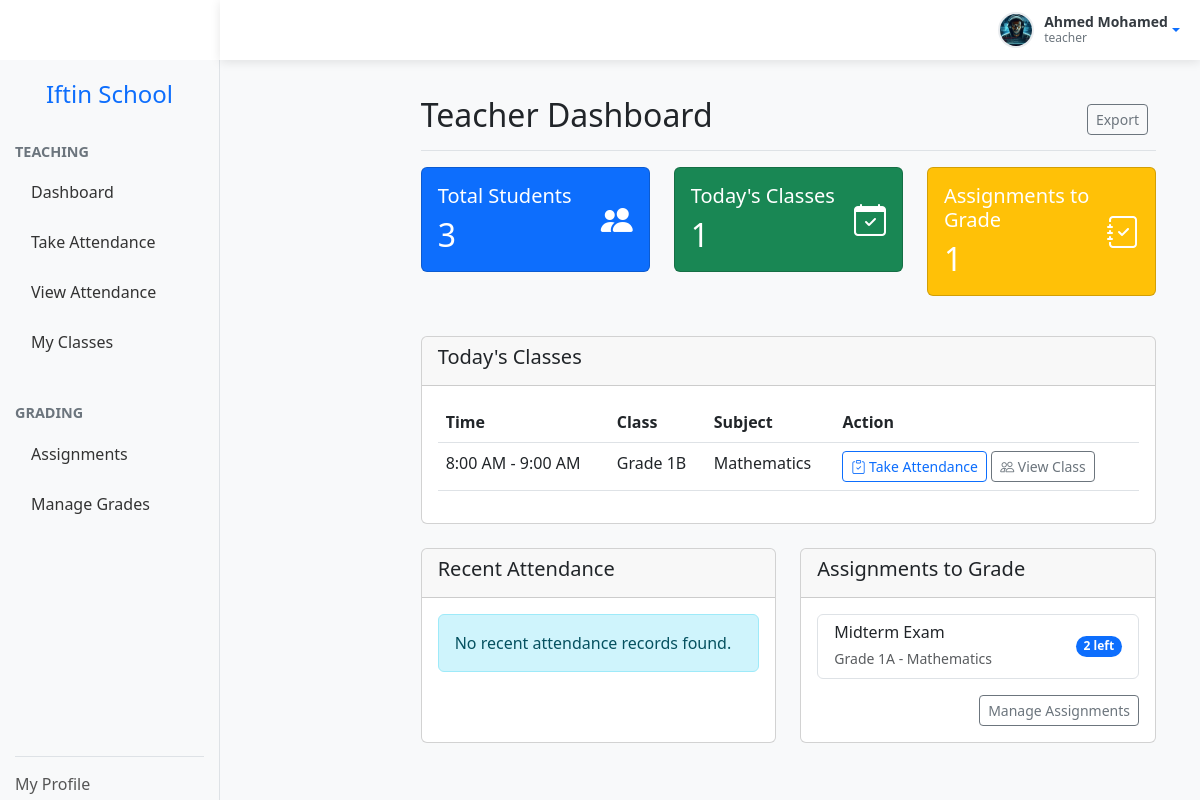
The page /teacher/dashboard.php (signed in) on the database its author committed.
### tables this page shows
CREATE TABLE class_subjects (
  id INT AUTO_INCREMENT PRIMARY KEY,
  class_id INT NOT NULL,
  subject_id INT NOT NULL,
  teacher_id INT NOT NULL,
  schedule_day ENUM('monday', 'tuesday', 'wednesday', 'thursday', 'friday', 'saturday', 'sunday'),
  start_time TIME,
  end_time TIME,
  FOREIGN KEY (class_id) REFERENCES classes(class_id) ON DELETE CASCADE,
  FOREIGN KEY (subject_id) REFERENCES subjects(subject_id) ON DELETE CASCADE,
  FOREIGN KEY (teacher_id) REFERENCES teachers(teacher_id),
  UNIQUE KEY (class_id, subject_id),
  INDEX idx_teacher (teacher_id),
  INDEX idx_schedule (schedule_day, start_time, end_time)
);

CREATE TABLE classes (
  class_id INT AUTO_INCREMENT PRIMARY KEY,
  class_name VARCHAR(50) NOT NULL,
  academic_year_id INT NOT NULL,
  class_teacher_id INT,
  capacity INT,
  room_number VARCHAR(20),
  FOREIGN KEY (academic_year_id) REFERENCES academic_years(year_id),
  FOREIGN KEY (class_teacher_id) REFERENCES teachers(teacher_id),
  UNIQUE KEY (class_name, academic_year_id),
  INDEX idx_teacher (class_teacher_id)
);

CREATE TABLE subjects (
  subject_id INT AUTO_INCREMENT PRIMARY KEY,
  subject_name VARCHAR(50) NOT NULL,
  subject_code VARCHAR(20) UNIQUE NOT NULL,
  description TEXT,
  is_core BOOLEAN DEFAULT FALSE,
  INDEX idx_code (subject_code)
);

CREATE TABLE assignments (
  assignment_id INT AUTO_INCREMENT PRIMARY KEY,
  class_subject_id INT NOT NULL,
  title VARCHAR(100) NOT NULL,
  description TEXT,
  assignment_type ENUM('homework', 'quiz', 'test', 'project', 'exam') NOT NULL,
  due_date DATE NOT NULL,
  max_score DECIMAL(5,2) NOT NULL,
  weight DECIMAL(5,2) NOT NULL,
  created_at TIMESTAMP DEFAULT CURRENT_TIMESTAMP,
  FOREIGN KEY (class_subject_id) REFERENCES class_subjects(id) ON DELETE CASCADE,
  INDEX idx_due_date (due_date),
  INDEX idx_type (assignment_type)
);

### config/session.php (called while the page is built, shortened)
<?php
class SessionManager {
    public function get($key) {
        return $_SESSION[$key] ?? null;
    }
}
$session = new SessionManager();

### teacher/dashboard.php (the view, shortened to what this page needs)
<?php
require_once __DIR__ . '/../config/session.php';
require_once __DIR__ . '/../config/database.php';
$stmt = $db->prepare("
    SELECT teacher_id FROM teachers WHERE user_id = ?
");
if ($stmt && $stmt->execute([$session->get('user_id')])) {
    $teacherId = $stmt->fetchColumn();
} else {
    die('Error fetching teacher details: ' . implode(' ', $db->errorInfo()));
}
$todaysClassesStmt = $db->prepare("
    SELECT c.class_id, c.class_name, cs.schedule_day, cs.start_time, cs.end_time, s.subject_name
    FROM class_subjects cs
    JOIN classes c ON cs.class_id = c.class_id
    JOIN subjects s ON cs.subject_id = s.subject_id
    WHERE cs.teacher_id = ?
    AND cs.schedule_day = ?
    ORDER BY cs.start_time
");
$todaysClassesStmt->execute([$teacherId, strtolower(date('l'))]);
$todaysClasses = $todaysClassesStmt->fetchAll();
$assignmentsToGradeStmt = $db->prepare("
    SELECT a.assignment_id, a.title, a.due_date, c.class_name, s.subject_name,
           COUNT(g.grade_id) as graded_count,
           COUNT(e.enrollment_id) as total_students
    FROM assignments a
    JOIN class_subjects cs ON a.class_subject_id = cs.id
    JOIN classes c ON cs.class_id = c.class_id
    JOIN subjects s ON cs.subject_id = s.subject_id
    JOIN enrollments e ON c.class_id = e.class_id
    LEFT JOIN grades g ON a.assignment_id = g.assignment_id AND g.student_id = e.student_id
    WHERE cs.teacher_id = ?
    AND a.due_date <= CURDATE()
    GROUP BY a.assignment_id
    HAVING graded_count < total_students
    ORDER BY a.due_date
    LIMIT 5
");
if ($assignmentsToGradeStmt && $assignmentsToGradeStmt->execute([$teacherId])) {
    $assignmentsToGrade = $assignmentsToGradeStmt->fetchAll();
} else {
    $assignmentsToGrade = [];
    error_log('Error fetching assignments to grade: ' . implode(' ', $db->errorInfo()));
}
$today = date('Y-m-d');
$recentAttendanceStmt = $db->prepare("
    SELECT a.date, c.class_name,
           COUNT(CASE WHEN a.status = 'present' THEN 1 END) as present,
           COUNT(CASE WHEN a.status = 'absent' THEN 1 END) as absent,
           COUNT(CASE WHEN a.status = 'late' THEN 1 END) as late
    FROM attendance a
    JOIN classes c ON a.class_id = c.class_id
    JOIN class_subjects cs ON a.class_id = cs.class_id AND a.date = ?
    WHERE cs.teacher_id = ?
    GROUP BY a.date, c.class_name
    ORDER BY a.date DESC
    LIMIT 3
");
if ($recentAttendanceStmt && $recentAttendanceStmt->execute([$today, $teacherId])) {
    $recentAttendance = $recentAttendanceStmt->fetchAll();
} else {
    $recentAttendance = [];
    error_log('Error fetching recent attendance: ' . implode(' ', $db->errorInfo()));
}
$totalStudentsStmt = $db->prepare("
    SELECT COUNT(DISTINCT e.student_id)
    FROM class_subjects cs
    JOIN enrollments e ON cs.class_id = e.class_id
    WHERE cs.teacher_id = ?
");
$totalStudents = 0;
if ($totalStudentsStmt && $totalStudentsStmt->execute([$teacherId])) {
    $totalStudents = $totalStudentsStmt->fetchColumn();
} else {
    error_log('Error fetching total students: ' . implode(' ', $db->errorInfo()));
}
?>
<!DOCTYPE html>
<html lang="en">
<head>
    <link href="https://cdn.jsdelivr.net/npm/bootstrap@5.3.0/dist/css/bootstrap.min.css" rel="stylesheet">
    <link href="https://cdn.jsdelivr.net/npm/bootstrap-icons@1.10.0/font/bootstrap-icons.css" rel="stylesheet">
    <link href="https://cdn.jsdelivr.net/npm/chart.js@3.7.1/dist/chart.min.css" rel="stylesheet">
    <link href="../../assets/css/sidebar.css" rel="stylesheet">
</head>
<body>
    <?php include 'navbar.php'; ?>
    <?php include 'sidebar.php'; ?>
    <div class="main-content-teacher">
        <div class="container-fluid">
            <div class="row">
                <main class="col-md-9 ms-sm-auto col-lg-10 px-md-4">
                    <div
                        class="d-flex justify-content-between flex-wrap flex-md-nowrap align-items-center pt-3 pb-2 mb-3 border-bottom">
                        <h1 class="h2">Teacher Dashboard</h1>
                        <div class="btn-toolbar mb-2 mb-md-0">
                            <div class="btn-group me-2">
                                <button type="button" class="btn btn-sm btn-outline-secondary">Export</button>
                            </div>
                        </div>
                    </div>
                    <div class="row mb-4">
                        <div class="col-md-4 mb-3">
                            <div class="card text-white bg-primary card-hover">
                                <div class="card-body">
                                    <div class="d-flex justify-content-between align-items-center">
                                        <div>
                                            <h5 class="card-title">Total Students</h5>
                                            <h2 class="card-text"><?= $totalStudents ?></h2>
                                        </div>
                                        <i class="bi bi-people-fill" style="font-size: 2rem;"></i>
                                    </div>
                                </div>
                            </div>
                        </div>
                        <div class="col-md-4 mb-3">
                            <div class="card text-white bg-success card-hover">
                                <div class="card-body">
                                    <div class="d-flex justify-content-between align-items-center">
                                        <div>
                                            <h5 class="card-title">Today's Classes</h5>
                                            <h2 class="card-text"><?= count($todaysClasses) ?></h2>
                                        </div>
                                        <i class="bi bi-calendar-check" style="font-size: 2rem;"></i>
                                    </div>
                                </div>
                            </div>
                        </div>
                        <div class="col-md-4 mb-3">
                            <div class="card text-white bg-warning card-hover">
                                <div class="card-body">
                                    <div class="d-flex justify-content-between align-items-center">
                                        <div>
                                            <h5 class="card-title">Assignments to Grade</h5>
                                            <h2 class="card-text"><?= count($assignmentsToGrade) ?></h2>
                                        </div>
                                        <i class="bi bi-journal-check" style="font-size: 2rem;"></i>
                                    </div>
                                </div>
                            </div>
                        </div>
                    </div>
                    <div class="card mb-4" id="todays-classes">
                        <div class="card-header">
                            <h5>Today's Classes</h5>
                        </div>
                        <div class="card-body">
                            <?php if (empty($todaysClasses)): ?>
                                <div class="alert alert-info">No classes scheduled for today.</div>
                            <?php else: ?>
                                <div class="table-responsive">
                                    <table class="table table-hover">
                                        <thead>
                                            <tr>
                                                <th>Time</th>
                                                <th>Class</th>
                                                <th>Subject</th>
                                                <th>Action</th>
                                            </tr>
                                        </thead>
                                        <tbody>
                                            <?php foreach ($todaysClasses as $class): ?>
                                                <tr>
                                                    <td>
                                                        <?= date('g:i A', strtotime($class['start_time'])) ?> -
                                                        <?= date('g:i A', strtotime($class['end_time'])) ?>
                                                    </td>
                                                    <td><?= htmlspecialchars($class['class_name']) ?></td>
                                                    <td><?= htmlspecialchars($class['subject_name']) ?></td>
                                                    <td>
                                                        <a href="attendance/take.php?class_id=<?= $class['class_id'] ?>"
                                                            class="btn btn-sm btn-outline-primary">
                                                            <i class="bi bi-clipboard-check"></i> Take Attendance
                                                        </a>
                                                        <a href="classes/view.php?class_id=<?= $class['class_id'] ?>"
                                                            class="btn btn-sm btn-outline-secondary">
                                                            <i class="bi bi-people"></i> View Class
                                                        </a>
                                                    </td>
                                                </tr>
                                            <?php endforeach; ?>
                                        </tbody>
                                    </table>
                                </div>
                            <?php endif; ?>
                        </div>
                    </div>
                    <div class="row mb-4">
                        <div class="col-md-6">
                            <div class="card h-100">
                                <div class="card-header">
                                    <h5>Recent Attendance</h5>
                                </div>
                                <div class="card-body">
                                    <?php if (empty($recentAttendance)): ?>
                                        <div class="alert alert-info">No recent attendance records found.</div>
                                    <?php endif; ?>
                                </div>
                            </div>
                        </div>
                        <div class="col-md-6">
                            <div class="card h-100">
                                <div class="card-header">
                                    <h5>Assignments to Grade</h5>
                                </div>
                                <div class="card-body">
                                    <?php if (empty($assignmentsToGrade)): ?>
                                        <div class="alert alert-success">All assignments are graded!</div>
                                    <?php else: ?>
                                        <div class="list-group">
                                            <?php foreach ($assignmentsToGrade as $assignment): ?>
                                                <a href="grades/manage.php?assignment_id=<?= $assignment['assignment_id'] ?>"
                                                    class="list-group-item list-group-item-action d-flex justify-content-between align-items-center">
                                                    <div>
                                                        <h6 class="mb-1"><?= htmlspecialchars($assignment['title']) ?></h6>
                                                        <small class="text-muted">
                                                            <?= htmlspecialchars($assignment['class_name']) ?> -
                                                            <?= htmlspecialchars($assignment['subject_name']) ?>
                                                        </small>
                                                    </div>
                                                    <span class="badge bg-primary rounded-pill">
                                                        <?= $assignment['total_students'] - $assignment['graded_count'] ?> left
                                                    </span>
                                                </a>
                                            <?php endforeach; ?>
                                        </div>
                                        <div class="text-end mt-3">
                                            <a href="grades/assignments.php" class="btn btn-sm btn-outline-secondary">
                                                Manage Assignments
                                            </a>
                                        </div>
                                    <?php endif; ?>
                                </div>
                            </div>
                        </div>
                    </div>
                </main>
            </div>
        </div>
    </div>
</body>
</html>

### assets/css/sidebar.css (style rules this page uses)
.main-content-teacher { margin-top: 60px; margin-left: 220px; padding: 20px; min-height: calc(100vh - 60px); background-color: #f8f9fa; }

### rows shown on the page
class_subjects: start_time "8:00 AM", end_time "9:00 AM", class.class_name "Grade 1B", subject.subject_name "Mathematics"
assignments: title "Midterm Exam", class_name "Grade 1A", subject_name "Mathematics", graded_count "2"

### other values the page prints
$_SESSION['user_name'] "Ahmed Mohamed"
$_SESSION['user_role'] "teacher"
$totalStudents "3"
count($todaysClasses) "1"
count($assignmentsToGrade) "1"
